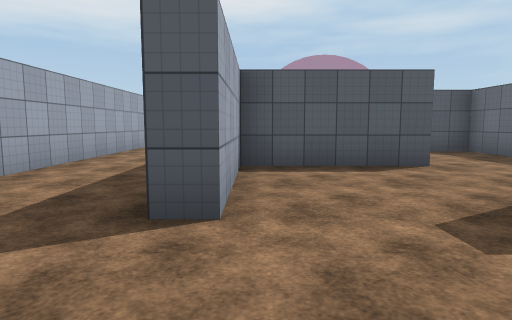
[1] (above)

14 first-person views from a walk through a Unity game level. The camera is 1.3 m above the floor, tilts 6° down and sees 75° across. The floor is counted in squares, 2 m on a side. Each view is taken from the middle of a square. On the plan, view 1 faces up. The plan holds only what a view shows up to about 10 squares ahead; the rest is blank. The player character is not drawn. Surface patterns are stand-ins for the level's own textures.

[2]
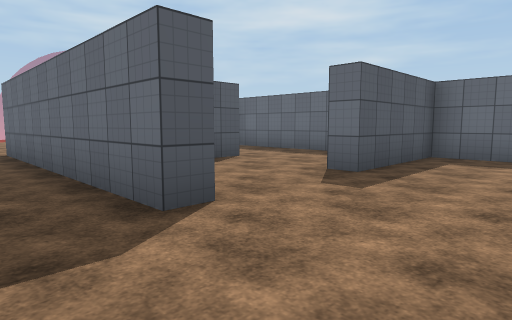

[3]
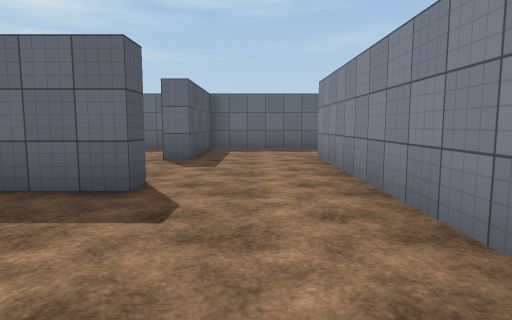

[4]
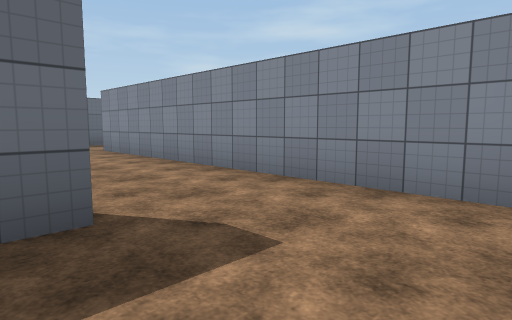

[5]
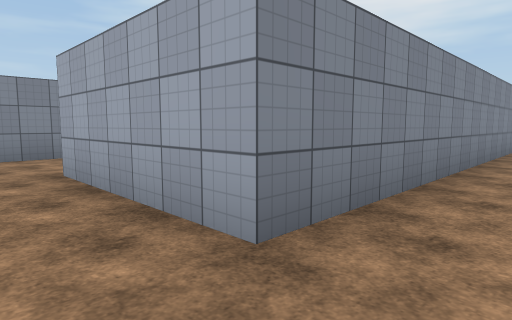

[6]
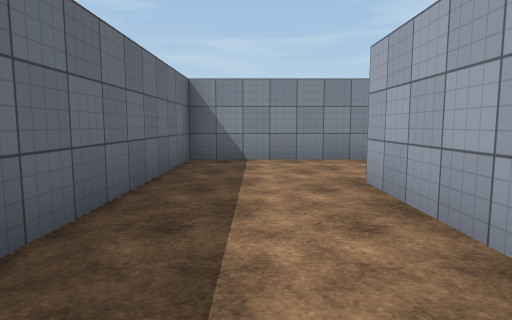

[7]
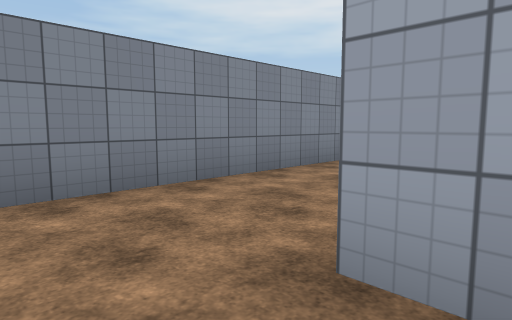

[8]
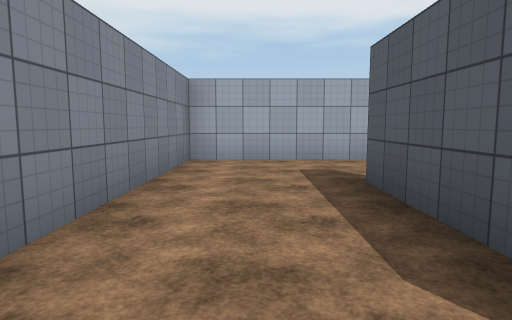

[9]
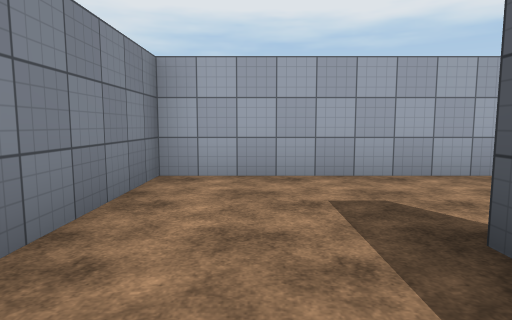

[10]
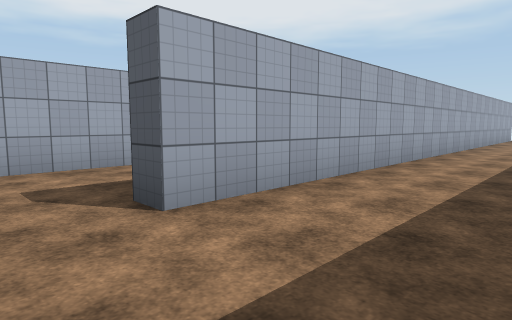

[11]
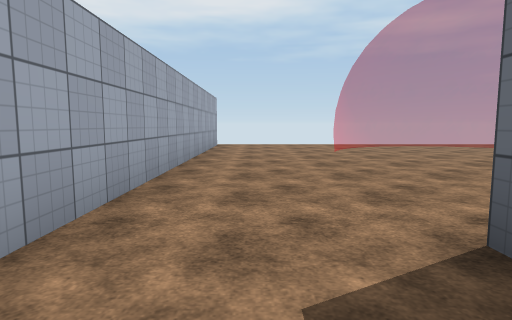

[12]
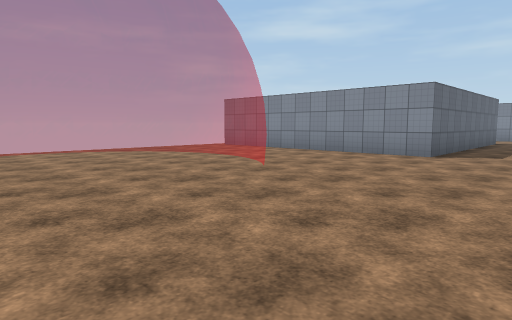

[13]
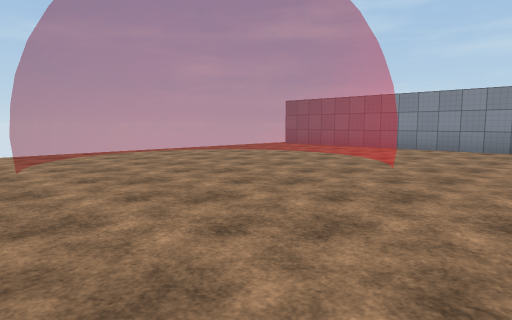

[14]
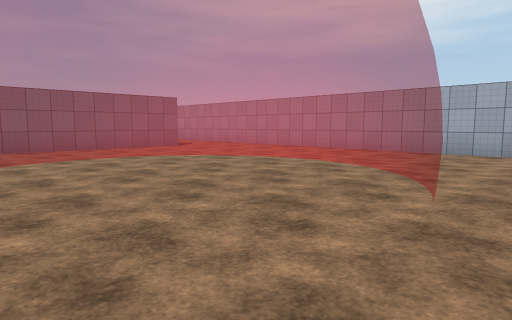

### Floor plan
Key: @ floor where view 1 was taken; # wall or solid block; . floor; = window, fence, low wall or low ledge.
Columns run from 7 left of view 1 to 6 right of it. Each row starts with its distance up from view 1.
 18      ........
 17    #.....=#=..
 16    #....=...=.
 15    #...=....#.
 14    #...#....=.
 13    #...=....=.
 12    #....=#==..
 11    #..........
 10    #.........
  9    #........
  8    #..#######
  7    #..#    .#
  6    #..#   ..#
  5    #..####..#
  4    #..#.....#
  3 #..#..#.....#
  2 #.........###
  1  ...........#
  0  ......@....#
 -1  #########..#
 -2    #.    #..#
 -3    #...  #..#
 -4    #...###..#
 -5    #........#
 -6    #........#
 -7    ##########

Where each view was taken, in squares from view 1:
view 1: 0 up, 0 right, facing up
view 2: 0 up, 2 left, facing up-right
view 3: 1 up, 4 left, facing right
view 4: 3 up, 6 left, facing down-right
view 5: 1 up, 4 right, facing down-left
view 6: 0 up, 4 right, facing down
view 7: 3 down, 4 right, facing down-left
view 8: 5 down, 3 right, facing left
view 9: 5 down, 1 right, facing left
view 10: 1 up, 1 left, facing up-left
view 11: 7 up, 2 left, facing up
view 12: 16 up, 3 left, facing down-right
view 13: 18 up, 2 left, facing down-right
view 14: 18 up, 5 right, facing down-left
